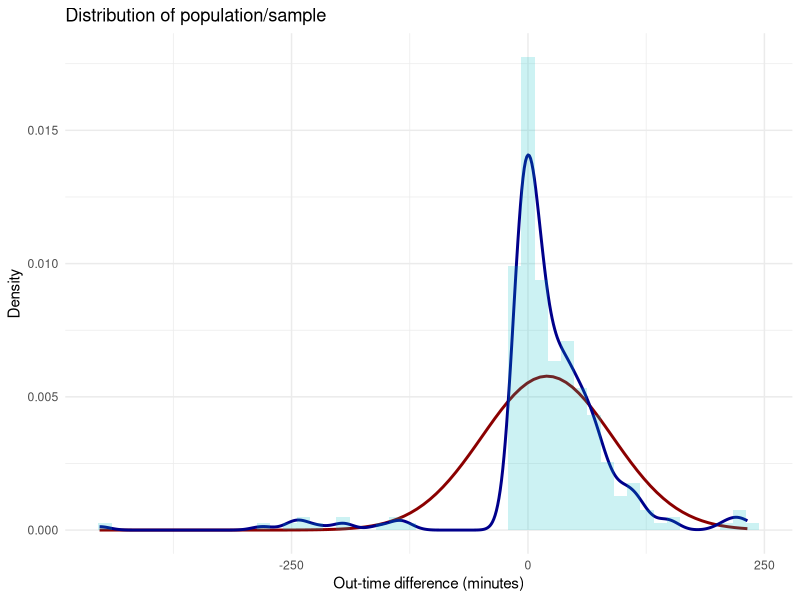
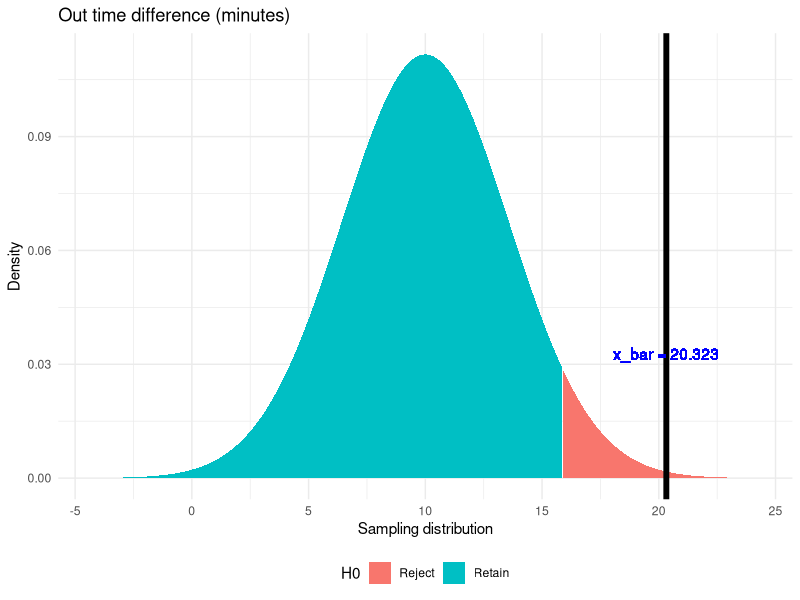
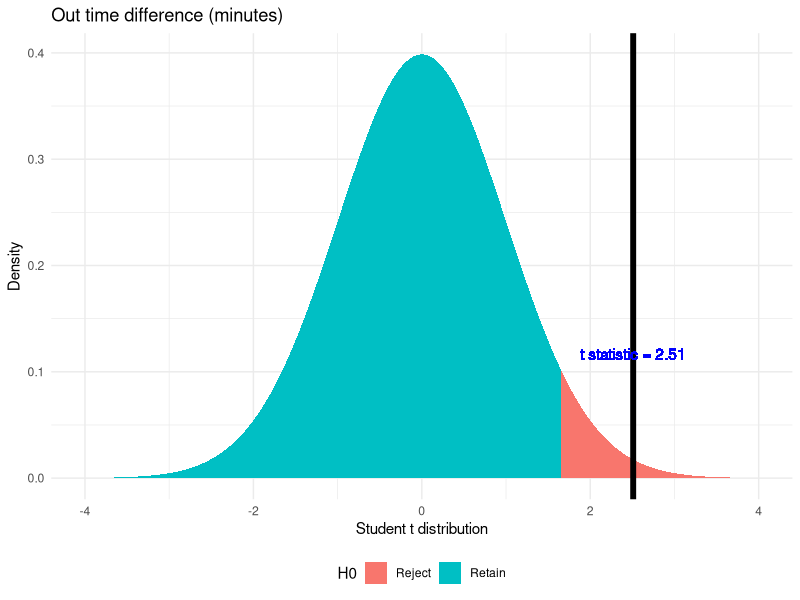

R code for these plots, in order:
## ---- chunk 1
knitr::opts_chunk$set(message = FALSE, warning = FALSE)
library(dplyr)
library(lubridate)
library(ggplot2)
library(MASS)
set.seed(0512)
## ---- chunk 2
setwd('C:\\Users\\Achyuthuni\\Desktop\\attendance')
attendance <- read.csv("Attendance_Detail.csv")
## ---- chunk 3
attendance <- attendance %>% 
  filter(Was.at.Work) %>% 
  mutate(in.time.dmy.hm = dmy_hm(paste(Attendance.Date, In.Time)),
         out.time.dmy.hm = dmy_hm(paste(Attendance.Date, Last.Out.Time)),
         post.midnight = (out.time.dmy.hm - in.time.dmy.hm < 0))
attendance$Attendance.Date <- dmy(attendance$Attendance.Date)
attendance$out.time.dmy.hm[attendance$post.midnight] <- attendance$out.time.dmy.hm[attendance$post.midnight] + days(1)
attendance <- attendance %>% mutate(hours.worked = out.time.dmy.hm - in.time.dmy.hm)
attendance$policy.in.time <- 'char'
msu.intime <- attendance$Attendance.Date > dmy('4/8/2017') & attendance$Attendance.Date <= dmy('17/12/2017')
walmart.intime <- attendance$Attendance.Date > dmy('17/12/2017') & attendance$Attendance.Date <= dmy('30/4/2018')
walmart.buffer.intime <- attendance$Attendance.Date > dmy('30/4/2018') & attendance$Attendance.Date <= dmy('8/6/2018')
walmart.daylight.savings.intime <- attendance$Attendance.Date >= dmy('11/6/2018')
attendance$policy.in.time[msu.intime] <- '1:00 PM'
attendance$policy.in.time[walmart.buffer.intime] <- '1:30 PM'
attendance$policy.in.time[walmart.intime] <- '1:15 PM'
attendance$policy.in.time[walmart.daylight.savings.intime] <- '12:00 PM'
attendance <- attendance %>% 
  mutate(policy.in.time.dmy.hm = ymd_hm(paste(Attendance.Date, policy.in.time))) %>% 
  mutate(policy.out.time.dmy.hm = policy.in.time.dmy.hm + hours(9)) %>% 
  mutate(diff.in.time = difftime(policy.in.time.dmy.hm, in.time.dmy.hm, units = 'mins'),
         diff.out.time = difftime(out.time.dmy.hm, policy.out.time.dmy.hm, units = 'mins'))
## ---- chunk 4
ggplot(attendance,aes(x = as.numeric(diff.out.time))) +
  stat_function(fun = dnorm, color="darkred",  size = 1,
                args = list(mean = mean(as.numeric(attendance$diff.out.time)),
                                         sd = sd(as.numeric(attendance$diff.out.time)) )) +
  geom_density(aes(y=..density..), color="darkblue",  size = 1)+
  geom_histogram(aes(y=..density..), bins = 50, fill = "#00BFC4", alpha = 0.2) +
  labs(x = 'Out-time difference (minutes)', y='Density', title = 'Distribution of population/sample') +
  theme_minimal()
## ---- chunk 5
x_bar <-  mean(attendance$diff.out.time)
cat('x_bar = ', x_bar)
## ---- chunk 6
# Functions used for z-test

z.test.pop = function(data_list, pop.mean, pop.sd, alternative){
  # Function for finding z and p value
  z.score <- (mean(data_list)-pop.mean)/(pop.sd/sqrt(length(data_list)))
  
  is.left <- if_else(alternative %in% c('two.tailed', 'less'),TRUE,if_else(alternative == 'greater', FALSE, NA))
  one.tail.p <- pnorm(z.score,lower.tail = is.left)
  cat("z-value is: ",z.score,"\n")
  cat("p value is:", one.tail.p,"\n")
}
plot_z_hypothesis <- function(data_list, pop.mean=0, pop.sd=1, alternative = 'two.sided', alpha = 0.05,
                              label = 'Sampling distribution',title = 'z-test'){
  # Finding population mean
  x_bar <- mean(data_list)
  n <- length(data_list)
  
  # Creating a sample normal distribution
  range <- seq(pop.mean - 4*pop.sd/sqrt(n), pop.mean + 4*pop.sd/sqrt(n), by = (pop.sd/sqrt(n))*0.001)
  norm.dist <- data.frame(range = range, dist = dnorm(x = range, mean = pop.mean, sd = pop.sd/sqrt(n))) %>% 
    dplyr::mutate(H0 = case_when(alternative == 'two.sided' ~ if_else((range <= qnorm(p = 1-alpha/2,
                                                                                      mean = pop.mean,
                                                                                      sd = pop.sd/sqrt(n),
                                                                                      lower.tail = TRUE)) & 
                                                                        (range >= qnorm(p = 1-alpha/2, 
                                                                                        mean = pop.mean, 
                                                                                        sd = pop.sd/sqrt(n), 
                                                                                        lower.tail = FALSE)),
                                                                      'Retain', 'Reject'),
                                         alternative == 'greater' ~ if_else(range <= qnorm(p = 1-alpha, 
                                                                                           mean = pop.mean, 
                                                                                           sd = pop.sd/sqrt(n), 
                                                                                           lower.tail = TRUE),
                                                                            'Retain', 'Reject'),
                                         alternative == 'less' ~ if_else(range >= qnorm(p = 1-alpha, 
                                                                                        mean = pop.mean, 
                                                                                        sd = pop.sd/sqrt(n), 
                                                                                        lower.tail = FALSE),
                                                                         'Retain', 'Reject')))
  # Plotting sampling distribution and x_bar value with cutoff
  ggplot(data = norm.dist, aes(x = range,y = dist)) +
    geom_area(aes(fill = H0)) +
    scale_color_manual(drop = TRUE, values = c('Retain' = "#00BFC4", 'Reject' = "#F8766D"), aesthetics = 'fill') +
    geom_vline(xintercept = x_bar, size = 2) +
    geom_text(aes(x = x_bar, label = paste0('x_bar = ', round(x_bar,3)), y = mean(dist)), colour="blue", vjust = 1.2) +
    labs(x = label, y='Density',  title = title) +
    theme_minimal()+theme(legend.position="bottom")
}
## ---- chunk 7
z.test.pop(data_list = attendance$diff.out.time, pop.mean = 10, pop.sd = 60, alternative = 'greater')
plot_z_hypothesis(data_list = attendance$diff.out.time, pop.mean = 10, pop.sd = 60, alternative = 'greater',
                  title = 'Out time difference (minutes)')
## ---- chunk 8
cat('sd = ', sd(attendance$diff.out.time),'\n')
## ---- chunk 9
# Functions used for t-test

t.plot <- function(pop.mean=0, alternative = 'two.sided', alpha = 0.05, t.score = 1.69, n = 1,
                              label = 'Student t distribution',title = 't-test'){
  # Creating a sample normal distribution
  range <- seq(pop.mean - 4, pop.mean + 4, by = 0.001)
  t.dist <- data.frame(range = range, dist = dt(x = range, ncp = pop.mean, df = n-1)) %>% 
    dplyr::mutate(H0 = case_when(alternative == 'two.sided' ~ if_else((range <= qt(p = 1-alpha/2,
                                                                                      ncp = pop.mean,
                                                                                      df = n-1,
                                                                                      lower.tail = TRUE)) & 
                                                                        (range >= qt(p = 1-alpha/2, 
                                                                                        ncp = pop.mean, 
                                                                                        df = n-1,
                                                                                        lower.tail = FALSE)),
                                                                      'Retain', 'Reject'),
                                         alternative == 'greater' ~ if_else(range <= qt(p = 1-alpha, 
                                                                                           ncp = pop.mean, 
                                                                                           df = n-1,
                                                                                           lower.tail = TRUE),
                                                                            'Retain', 'Reject'),
                                         alternative == 'less' ~ if_else(range >= qt(p = 1-alpha, 
                                                                                        ncp = pop.mean, 
                                                                                        df = n-1, 
                                                                                        lower.tail = FALSE),
                                                                         'Retain', 'Reject')))
  # Plotting sampling distribution and x_bar value with cutoff
  ggplot(data = t.dist, aes(x = range,y = dist)) +
    geom_area(aes(fill = H0)) +
    scale_color_manual(drop = TRUE, values = c('Retain' = "#00BFC4", 'Reject' = "#F8766D"), aesthetics = 'fill') +
    geom_vline(xintercept = t.score, size = 2) +
    geom_text(aes(x = t.score, label = paste0('t statistic = ', round(t.score,3)), y = mean(dist)), colour="blue", vjust = 1.2) +
    labs(x = label, y='Density',  title = title) +
    theme_minimal()+theme(legend.position="bottom")
}
## ---- chunk 10
t_soln <- t.test(attendance$diff.out.time,mu = 10, alternative = 'greater')
t.plot(t.score = t_soln$statistic, n = t_soln$parameter, alternative = 'greater',
                  title = 'Out time difference (minutes)')
print(t_soln)
